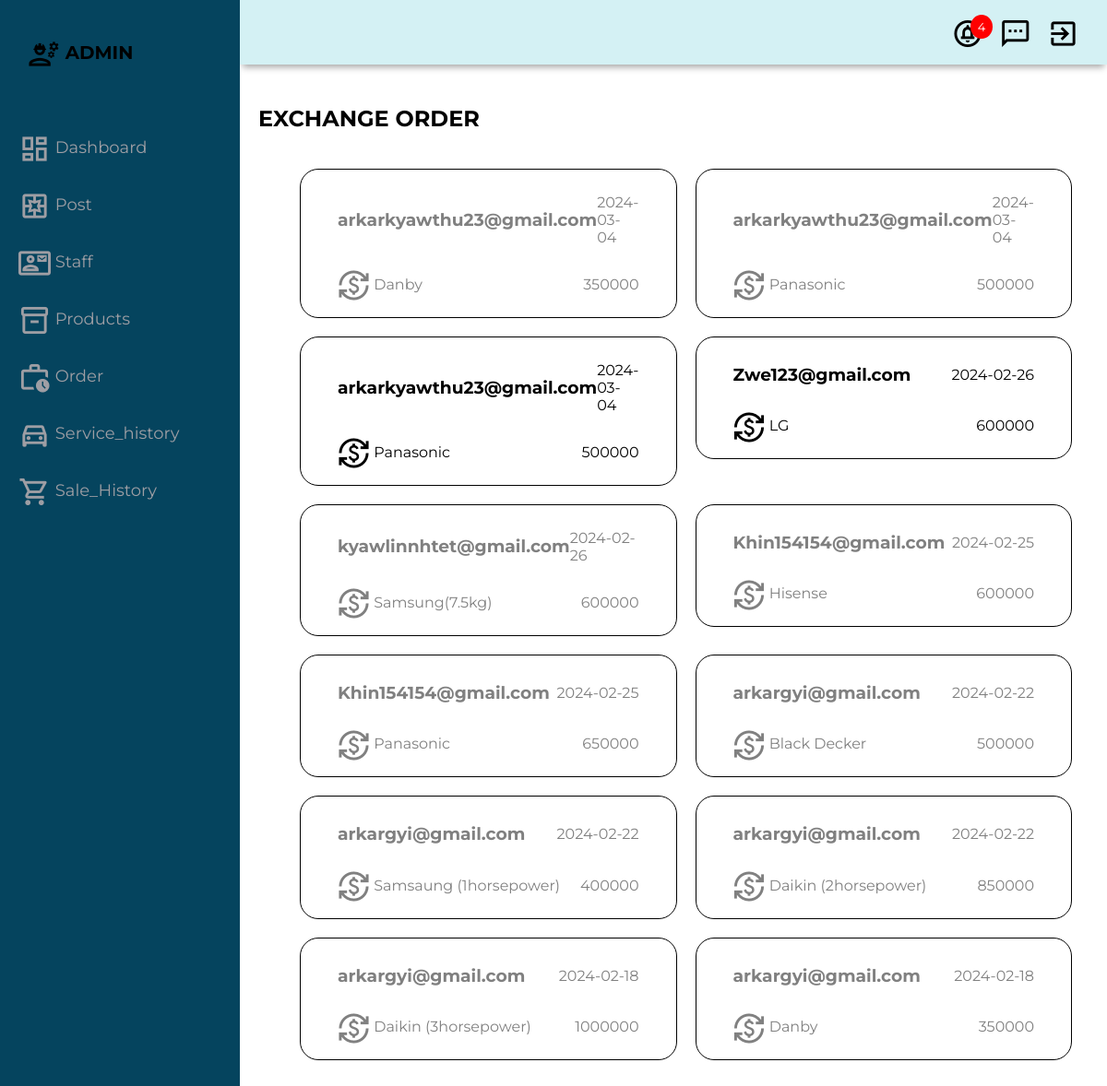
Screenshot of /admin_orderpage.php (signed in) with the database file from the repository.
### tables this page shows
CREATE TABLE `exchange` (
  `eid` int(11) NOT NULL,
  `uid` int(11) NOT NULL,
  `pid` int(11) NOT NULL,
  `user_product` varchar(100) NOT NULL,
  `item_brand` varchar(100) NOT NULL,
  `year` int(11) NOT NULL,
  `error` varchar(100) NOT NULL,
  `date` date NOT NULL,
  `status` varchar(100) NOT NULL
);

CREATE TABLE `acc_info` (
  `uid` int(10) NOT NULL,
  `email` varchar(50) NOT NULL,
  `password` varchar(50) NOT NULL,
  `date` date NOT NULL
);

CREATE TABLE `product` (
  `pid` int(10) NOT NULL,
  `product_img` varchar(100) NOT NULL,
  `product_brand` varchar(100) NOT NULL,
  `product_category` varchar(100) NOT NULL,
  `product_type` varchar(100) NOT NULL,
  `product_qty` int(100) NOT NULL,
  `product_price` int(100) NOT NULL
);

### admin_orderpage.php (the view, shortened to what this page needs)
<!DOCTYPE html>
<html>
  <head>
    <link rel="stylesheet" href="css/admin.css">
  </head>
<body>
  <div class="grid-container">
<?php
  include "admin_header.php";
  $query = "SELECT * FROM exchange order by eid desc;";
  $result = mysqli_query($conn,$query);
?>
    <main class="main-container">
        <div class="main-title">
          <h2>EXCHANGE ORDER</h2>
        </div>
        <div class="history-main-card">
<?php
  while ($row=mysqli_fetch_assoc($result)) {
    $eid = $row['eid'];
    $uid = $row['uid'];
    $pid = $row['pid'];
    $date = $row['date'];
    $status = $row['status'];
    $query1="SELECT * FROM acc_info where uid='$uid';";
    $result1=mysqli_query($conn,$query1);
    $acc=mysqli_fetch_assoc($result1);
    $acc_name = $acc['email'];
    $query2="SELECT * FROM product where pid='$pid';";
    $result2=mysqli_query($conn,$query2);
    $product=mysqli_fetch_assoc($result2);
    $brand = $product['product_brand'];
    $price = $product['product_price'];
?>
          <a href="admin_orderComfirm.php? eid=<?=$eid?>">
            <div class="history-card" <?php if ($status=="comfirm") { ?> style="color: grey;<?php } ?>">
              <div class="history-card-inner">
                <h3><?=$acc_name?></h3>
                <p><?=$date?></p>
              </div>
              <div class="history-card-inner">
                <p>
                  <span class="material-icons-outlined">
                  </span>
                  <span><?=$brand?></span>
                </p>
                <p><?=$price?></p>
              </div>
            </div>
          </a>
<?php } ?>
        </div>
      </main>
  </div>
</body>
</html>

### css/admin.css (style rules this page uses)
body { margin: 0; padding: 0; background-color: #fff; color: black; font-family: 'Montserrat', sans-serif; }
a { color: black; }
.material-icons-outlined { vertical-align: middle; line-height: 1px; font-size: 35px; }
.grid-container { display: grid; grid-template-columns: 260px 1fr 1fr 1fr; grid-template-rows: 0.2fr 3fr; grid-template-areas: 'sidebar header header header' 'sidebar main main main'; height: 100vh; }
.main-container { grid-area: main; overflow-y: auto; padding: 20px 20px; color: black; }
.main-title { display: flex; justify-content: space-between; }
.history-main-card { display: grid; grid-template-columns: 1fr 1fr; gap: 20px; margin: 20px 5%; }
.history-main-card a { text-decoration: none; color: black; }
.history-card { display: flex; flex-direction: column; justify-content: space-around; padding: 10px 40px; border: 1px solid black; border-radius: 20px; }
.history-card-inner { display: flex; align-items: center; justify-content: space-between; }

### rows the page displays
exchange: uid.email "arkarkyawthu23@gmail.com", date "2024-03-04", pid.product_brand "Danby", pid.product_price "350000"
exchange: uid.email "arkarkyawthu23@gmail.com", date "2024-03-04", pid.product_brand "Panasonic", pid.product_price "500000"
exchange: uid.email "arkarkyawthu23@gmail.com", date "2024-03-04", pid.product_brand "Panasonic", pid.product_price "500000"
exchange: uid.email "Zwe123@gmail.com", date "2024-02-26", pid.product_brand "LG", pid.product_price "600000"
exchange: uid.email "kyawlinnhtet@gmail.com", date "2024-02-26", pid.product_brand "Samsung(7.5kg)", pid.product_price "600000"
exchange: uid.email "Khin154154@gmail.com", date "2024-02-25", pid.product_brand "Hisense", pid.product_price "600000"
exchange: uid.email "Khin154154@gmail.com", date "2024-02-25", pid.product_brand "Panasonic", pid.product_price "650000"
exchange: uid.email "arkargyi@gmail.com", date "2024-02-22", pid.product_brand "Black Decker", pid.product_price "500000"
exchange: uid.email "arkargyi@gmail.com", date "2024-02-22", pid.product_brand "Samsaung (1horsepower)", pid.product_price "400000"
exchange: uid.email "arkargyi@gmail.com", date "2024-02-22", pid.product_brand "Daikin (2horsepower)", pid.product_price "850000"
exchange: uid.email "arkargyi@gmail.com", date "2024-02-18", pid.product_brand "Daikin (3horsepower)", pid.product_price "1000000"
exchange: uid.email "arkargyi@gmail.com", date "2024-02-18", pid.product_brand "Danby", pid.product_price "350000"

### other values shown
$num "4"
